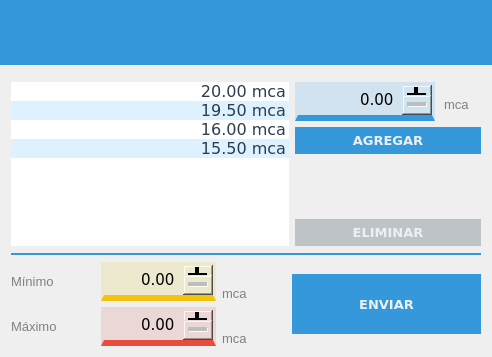
<?xml version="1.0" encoding="UTF-8"?>
<ui version="4.0">
 <class>Alertas</class>
 <widget class="QWidget" name="Alertas">
  <property name="geometry">
   <rect>
    <x>0</x>
    <y>0</y>
    <width>492</width>
    <height>357</height>
   </rect>
  </property>
  <property name="windowTitle">
   <string>Alertas</string>
  </property>
  <property name="styleSheet">
   <string notr="true">QPushButton{
font-size: 10pt;
font-family: &quot;Verdana&quot;;
font-weight: bold;
}

QPushButton:enabled{
	color: #ecf0f1;
	background-color: #3498db;
	padding: 5px;
	border: none;
}

QPushButton:disabled{
	color: #ecf0f1;
	background-color: #bdc3c7;
	padding: 5px;
	border: none;
}

QPushButton:hover{
	padding: 5px;
	color: white;
	background-color: #2980b9;
}


QListWidget{
/*background-color: #5d5d5d;*/
background-color: #3498db;
color: #FFFFFF;
selection-color: #54626e;
selection-background-color: #FFFFFF;
outline: none;
}

QListWidget::item:selected:active{
    background-color: #5bade4;
	color: white;
	border: none;
	outline: none;
}

QListWidget::item:selected:!active{
    background-color: #5bade4;
	color: black;
	border: none;
	outline: none;
}

QListWidget::item:!selected:hover{
	background-color: #F5F5F5;
	/*color: #5bade4;*/
}

QAbstractSpinBox{
	font-family: Verdana;
	font-size: 11pt;
}

QAbstractSpinBox:down-button:disabled{
	image: none;
	width: 0px;
	height: 0px;
	padding: 0px;
}

QAbstractSpinBox:down-button{
	padding-right: 10px;
}

QAbstractSpinBox:down-button:hover{
	image: url(:General/icons/downarrow.png);
	width: 20px;
	height: 20px;
}

QAbstractSpinBox:up-button{
	image: none;
	width: 0px;
	height: 0px;
	padding-right: 12px;
}

QAbstractSpinBox:up-button:hover{
	image: url(:General/icons/uparrow.png);
	width: 20px;
	height: 20px;
}

QScrollBar:vertical {
	border-radius: 100px;
	background: #ecf0f1;
	width: 5px;
	margin: 0px 0 0px 0;
}

QScrollBar::handle:vertical{
	background: #3498db;
	min-height: 20px;
}

QScrollBar::add-line:vertical{
	width: 0;
}

QScrollBar::sub-line:vertical{
	width: 0;
}

QScrollBar::up-arrow:vertical, QScrollBar::down-arrow:vertical{
	border: 2px solid grey;
	width: 3px;
	height: 3px;
	background: white;
}

QScrollBar::add-page:vertical, QScrollBar::sub-page:vertical {
	background: none;
}</string>
  </property>
  <layout class="QVBoxLayout" name="verticalLayout_2">
   <property name="leftMargin">
    <number>0</number>
   </property>
   <property name="topMargin">
    <number>0</number>
   </property>
   <property name="rightMargin">
    <number>0</number>
   </property>
   <property name="bottomMargin">
    <number>0</number>
   </property>
   <item>
    <widget class="QFrame" name="kraken">
     <property name="sizePolicy">
      <sizepolicy hsizetype="Preferred" vsizetype="Fixed">
       <horstretch>0</horstretch>
       <verstretch>0</verstretch>
      </sizepolicy>
     </property>
     <property name="minimumSize">
      <size>
       <width>0</width>
       <height>65</height>
      </size>
     </property>
     <property name="styleSheet">
      <string notr="true">background-color: #3498db;</string>
     </property>
     <property name="frameShape">
      <enum>QFrame::NoFrame</enum>
     </property>
     <property name="frameShadow">
      <enum>QFrame::Raised</enum>
     </property>
     <layout class="QHBoxLayout" name="horizontalLayout_10">
      <property name="spacing">
       <number>0</number>
      </property>
      <property name="leftMargin">
       <number>0</number>
      </property>
      <property name="topMargin">
       <number>0</number>
      </property>
      <property name="rightMargin">
       <number>0</number>
      </property>
      <property name="bottomMargin">
       <number>0</number>
      </property>
      <item>
       <widget class="QLabel" name="logo">
        <property name="styleSheet">
         <string notr="true"/>
        </property>
        <property name="text">
         <string/>
        </property>
        <property name="pixmap">
         <pixmap resource="resources.qrc">:/Varios/icons/logosig2-i.png</pixmap>
        </property>
       </widget>
      </item>
      <item>
       <spacer name="horizontalSpacer_2">
        <property name="orientation">
         <enum>Qt::Horizontal</enum>
        </property>
        <property name="sizeHint" stdset="0">
         <size>
          <width>40</width>
          <height>20</height>
         </size>
        </property>
       </spacer>
      </item>
      <item>
       <layout class="QVBoxLayout" name="verticalLayout_7">
        <property name="spacing">
         <number>0</number>
        </property>
        <item>
         <widget class="QPushButton" name="botonCerrar">
          <property name="sizePolicy">
           <sizepolicy hsizetype="Fixed" vsizetype="Fixed">
            <horstretch>0</horstretch>
            <verstretch>0</verstretch>
           </sizepolicy>
          </property>
          <property name="minimumSize">
           <size>
            <width>50</width>
            <height>50</height>
           </size>
          </property>
          <property name="maximumSize">
           <size>
            <width>50</width>
            <height>50</height>
           </size>
          </property>
          <property name="focusPolicy">
           <enum>Qt::NoFocus</enum>
          </property>
          <property name="styleSheet">
           <string notr="true">:enabled{
	color: black;
	border: none;
	padding: 5px;
}

:disabled{
	color: black;
}

:pressed{
	background-color: black;
}

:hover{
	background-color: #e74c3c;
	border: none;
}</string>
          </property>
          <property name="text">
           <string/>
          </property>
          <property name="icon">
           <iconset resource="resources.qrc">
            <normaloff>:/General/icons/closeicon-d.png</normaloff>:/General/icons/closeicon-d.png</iconset>
          </property>
          <property name="iconSize">
           <size>
            <width>24</width>
            <height>24</height>
           </size>
          </property>
          <property name="flat">
           <bool>false</bool>
          </property>
         </widget>
        </item>
        <item>
         <spacer name="verticalSpacer_7">
          <property name="orientation">
           <enum>Qt::Vertical</enum>
          </property>
          <property name="sizeHint" stdset="0">
           <size>
            <width>20</width>
            <height>10</height>
           </size>
          </property>
         </spacer>
        </item>
       </layout>
      </item>
     </layout>
    </widget>
   </item>
   <item>
    <layout class="QVBoxLayout" name="verticalLayout">
     <property name="leftMargin">
      <number>11</number>
     </property>
     <property name="topMargin">
      <number>11</number>
     </property>
     <property name="rightMargin">
      <number>11</number>
     </property>
     <property name="bottomMargin">
      <number>11</number>
     </property>
     <item>
      <layout class="QHBoxLayout" name="horizontalLayout_5">
       <item>
        <widget class="QListWidget" name="listaCorreos">
         <property name="sizePolicy">
          <sizepolicy hsizetype="MinimumExpanding" vsizetype="Expanding">
           <horstretch>0</horstretch>
           <verstretch>0</verstretch>
          </sizepolicy>
         </property>
         <property name="minimumSize">
          <size>
           <width>270</width>
           <height>146</height>
          </size>
         </property>
         <property name="font">
          <font>
           <family>Verdana</family>
           <pointsize>12</pointsize>
          </font>
         </property>
         <property name="styleSheet">
          <string notr="true">QListWidget{
color: #2c3e50;
selection-color: #ecf0f1;
background-color: #ecf0f1;
selection-background-color: #5bade4;
alternate-background-color: #ddf1ff;
background: white;
border: none;
}

QListWidget:item{
	padding-top: 0.3em;
	padding-bottom: 0.3em;
}</string>
         </property>
         <property name="alternatingRowColors">
          <bool>true</bool>
         </property>
         <item>
          <property name="text">
           <string>20.00 mca</string>
          </property>
          <property name="textAlignment">
           <set>AlignTrailing|AlignVCenter</set>
          </property>
          <property name="icon">
           <iconset resource="resources.qrc">
            <normaloff>:/VentanaConfiguracion/icons/alarma_active.png</normaloff>
            <selectedoff>:/VentanaConfiguracion/icons/alarma.png</selectedoff>:/VentanaConfiguracion/icons/alarma_active.png</iconset>
          </property>
         </item>
         <item>
          <property name="text">
           <string>19.50 mca</string>
          </property>
          <property name="textAlignment">
           <set>AlignTrailing|AlignVCenter</set>
          </property>
          <property name="icon">
           <iconset resource="resources.qrc">
            <normaloff>:/VentanaConfiguracion/icons/alarma_active.png</normaloff>:/VentanaConfiguracion/icons/alarma_active.png</iconset>
          </property>
         </item>
         <item>
          <property name="text">
           <string>16.00 mca</string>
          </property>
          <property name="textAlignment">
           <set>AlignTrailing|AlignVCenter</set>
          </property>
          <property name="icon">
           <iconset resource="resources.qrc">
            <normaloff>:/VentanaConfiguracion/icons/alarma_active.png</normaloff>:/VentanaConfiguracion/icons/alarma_active.png</iconset>
          </property>
         </item>
         <item>
          <property name="text">
           <string>15.50 mca</string>
          </property>
          <property name="textAlignment">
           <set>AlignTrailing|AlignVCenter</set>
          </property>
          <property name="icon">
           <iconset resource="resources.qrc">
            <normaloff>:/VentanaConfiguracion/icons/alarma_active.png</normaloff>:/VentanaConfiguracion/icons/alarma_active.png</iconset>
          </property>
         </item>
        </widget>
       </item>
       <item>
        <layout class="QVBoxLayout" name="verticalLayout_4">
         <item>
          <layout class="QHBoxLayout" name="horizontalLayout">
           <item>
            <widget class="QDoubleSpinBox" name="maximo_2">
             <property name="enabled">
              <bool>true</bool>
             </property>
             <property name="minimumSize">
              <size>
               <width>140</width>
               <height>0</height>
              </size>
             </property>
             <property name="styleSheet">
              <string notr="true">QAbstractSpinBox{
	border-bottom: 6px solid #3498db;
	background-color: #d1e3ee;
	subcontrol-origin: padding;
	subcontrol-position: top right;
	padding: 5px;
	margin-left: 1em;
}

:up-button{
	image: url(:General/icons/uparrow-a.png);
	width: 20px;
	height: 20px;
	padding-right: 10px;
}

:up-button:hover{
	image: url(:General/icons/uparrow.png);
	width: 20px;
	height: 20px;
	padding-right: 10px;
}

:down-button{
	image: url(:General/icons/downarrow-a.png);
	width: 20px;
	height: 20px;
	padding-right: 10px;
}

:down-button:hover{
	image: url(:General/icons/downarrow.png);
	width: 20px;
	height: 20px;
	padding-right: 10px;
}</string>
             </property>
             <property name="frame">
              <bool>false</bool>
             </property>
             <property name="alignment">
              <set>Qt::AlignRight|Qt::AlignTrailing|Qt::AlignVCenter</set>
             </property>
             <property name="buttonSymbols">
              <enum>QAbstractSpinBox::PlusMinus</enum>
             </property>
            </widget>
           </item>
           <item>
            <widget class="QLabel" name="labelUnidades3">
             <property name="minimumSize">
              <size>
               <width>40</width>
               <height>0</height>
              </size>
             </property>
             <property name="maximumSize">
              <size>
               <width>36</width>
               <height>16777215</height>
              </size>
             </property>
             <property name="styleSheet">
              <string notr="true">QLabel{
	color: gray;
	font-family: &quot;Verdana&quot;;
	font-size: 10pt;
	margin-top: 6px;
}</string>
             </property>
             <property name="text">
              <string>mca</string>
             </property>
             <property name="alignment">
              <set>Qt::AlignLeading|Qt::AlignLeft|Qt::AlignVCenter</set>
             </property>
            </widget>
           </item>
          </layout>
         </item>
         <item>
          <widget class="QPushButton" name="botonAgregar">
           <property name="enabled">
            <bool>true</bool>
           </property>
           <property name="minimumSize">
            <size>
             <width>115</width>
             <height>0</height>
            </size>
           </property>
           <property name="font">
            <font>
             <family>Verdana</family>
             <pointsize>10</pointsize>
             <weight>75</weight>
             <bold>true</bold>
            </font>
           </property>
           <property name="styleSheet">
            <string notr="true">margin-right: 2.4em;
margin-left: 1em;</string>
           </property>
           <property name="text">
            <string>AGREGAR</string>
           </property>
           <property name="autoDefault">
            <bool>true</bool>
           </property>
           <property name="default">
            <bool>true</bool>
           </property>
          </widget>
         </item>
         <item>
          <spacer name="verticalSpacer">
           <property name="orientation">
            <enum>Qt::Vertical</enum>
           </property>
           <property name="sizeHint" stdset="0">
            <size>
             <width>20</width>
             <height>40</height>
            </size>
           </property>
          </spacer>
         </item>
         <item>
          <widget class="QPushButton" name="botonEliminar">
           <property name="enabled">
            <bool>false</bool>
           </property>
           <property name="minimumSize">
            <size>
             <width>115</width>
             <height>0</height>
            </size>
           </property>
           <property name="font">
            <font>
             <family>Verdana</family>
             <pointsize>10</pointsize>
             <weight>75</weight>
             <bold>true</bold>
            </font>
           </property>
           <property name="styleSheet">
            <string notr="true">margin-right: 2.4em;
margin-left: 1em;</string>
           </property>
           <property name="text">
            <string>ELIMINAR</string>
           </property>
          </widget>
         </item>
        </layout>
       </item>
      </layout>
     </item>
     <item>
      <widget class="Line" name="line">
       <property name="minimumSize">
        <size>
         <width>0</width>
         <height>4</height>
        </size>
       </property>
       <property name="styleSheet">
        <string notr="true">color: #3498db;</string>
       </property>
       <property name="frameShadow">
        <enum>QFrame::Plain</enum>
       </property>
       <property name="lineWidth">
        <number>2</number>
       </property>
       <property name="orientation">
        <enum>Qt::Horizontal</enum>
       </property>
      </widget>
     </item>
     <item>
      <layout class="QHBoxLayout" name="horizontalLayout_4">
       <item>
        <layout class="QVBoxLayout" name="verticalLayout_3">
         <item>
          <layout class="QHBoxLayout" name="horizontalLayout_2">
           <item>
            <widget class="QLabel" name="label_2">
             <property name="styleSheet">
              <string notr="true">QLabel{
	color: gray;
	font-family: &quot;Verdana&quot;;
	font-size: 10pt;
}</string>
             </property>
             <property name="text">
              <string>Mínimo</string>
             </property>
            </widget>
           </item>
           <item>
            <spacer name="horizontalSpacer_3">
             <property name="orientation">
              <enum>Qt::Horizontal</enum>
             </property>
             <property name="sizeHint" stdset="0">
              <size>
               <width>40</width>
               <height>20</height>
              </size>
             </property>
            </spacer>
           </item>
           <item>
            <widget class="QDoubleSpinBox" name="minimo">
             <property name="enabled">
              <bool>true</bool>
             </property>
             <property name="styleSheet">
              <string notr="true">QAbstractSpinBox{
	border-bottom: 6px solid #f1c40f;
	background-color: #ede9cf;
	subcontrol-origin: padding;
	subcontrol-position: top right;
	padding:5px;
}

:up-button:enabled{
	image: url(:General/icons/uparrow-y.png);
	width: 20px;
	height: 20px;
	padding-right: 10px;
}

:up-button:hover{
	image: url(:General/icons/uparrow.png);
	width: 20px;
	height: 20px;
	padding-right: 10px;
}

:down-button:enabled{
	image: url(:General/icons/downarrow-y.png);
	width: 20px;
	height: 20px;
	padding-right: 10px;
}

:down-button:hover{
	image: url(:General/icons/downarrow.png);
	width: 20px;
	height: 20px;
	padding-right: 10px;
}</string>
             </property>
             <property name="frame">
              <bool>false</bool>
             </property>
             <property name="alignment">
              <set>Qt::AlignRight|Qt::AlignTrailing|Qt::AlignVCenter</set>
             </property>
             <property name="buttonSymbols">
              <enum>QAbstractSpinBox::PlusMinus</enum>
             </property>
             <property name="maximum">
              <double>9999.989999999999782</double>
             </property>
            </widget>
           </item>
           <item>
            <widget class="QLabel" name="labelUnidades1">
             <property name="styleSheet">
              <string notr="true">QLabel{
	color: gray;
	font-family: &quot;Verdana&quot;;
	font-size: 10pt;
}</string>
             </property>
             <property name="text">
              <string>mca</string>
             </property>
             <property name="alignment">
              <set>Qt::AlignBottom|Qt::AlignLeading|Qt::AlignLeft</set>
             </property>
            </widget>
           </item>
          </layout>
         </item>
         <item>
          <layout class="QHBoxLayout" name="horizontalLayout_3">
           <item>
            <widget class="QLabel" name="label_3">
             <property name="styleSheet">
              <string notr="true">QLabel{
	color: gray;
	font-family: &quot;Verdana&quot;;
	font-size: 10pt;
}</string>
             </property>
             <property name="text">
              <string>Máximo</string>
             </property>
            </widget>
           </item>
           <item>
            <spacer name="horizontalSpacer_4">
             <property name="orientation">
              <enum>Qt::Horizontal</enum>
             </property>
             <property name="sizeHint" stdset="0">
              <size>
               <width>40</width>
               <height>20</height>
              </size>
             </property>
            </spacer>
           </item>
           <item>
            <widget class="QDoubleSpinBox" name="maximo">
             <property name="enabled">
              <bool>true</bool>
             </property>
             <property name="styleSheet">
              <string notr="true">QAbstractSpinBox{
	border-bottom: 6px solid #e74c3c;
	background-color: #ebd8d6;
	subcontrol-origin: padding;
	subcontrol-position: top right;
	padding: 5px;
}

:up-button:enabled{
	image: url(:General/icons/uparrow-r.png);
	width: 20px;
	height: 20px;
	padding-right: 10px;
}

:up-button:hover{
	image: url(:General/icons/uparrow.png);
	width: 20px;
	height: 20px;
	padding-right: 10px;
}

:down-button:enabled{
	image: url(:General/icons/downarrow-r.png);
	width: 20px;
	height: 20px;
	padding-right: 10px;
}

:down-button:hover{
	image: url(:General/icons/downarrow.png);
	width: 20px;
	height: 20px;
	padding-right: 10px;
}</string>
             </property>
             <property name="frame">
              <bool>false</bool>
             </property>
             <property name="alignment">
              <set>Qt::AlignRight|Qt::AlignTrailing|Qt::AlignVCenter</set>
             </property>
             <property name="buttonSymbols">
              <enum>QAbstractSpinBox::PlusMinus</enum>
             </property>
             <property name="maximum">
              <double>9999.989999999999782</double>
             </property>
            </widget>
           </item>
           <item>
            <widget class="QLabel" name="labelUnidades2">
             <property name="styleSheet">
              <string notr="true">QLabel{
	color: gray;
	font-family: &quot;Verdana&quot;;
	font-size: 10pt;
}</string>
             </property>
             <property name="text">
              <string>mca</string>
             </property>
             <property name="alignment">
              <set>Qt::AlignBottom|Qt::AlignLeading|Qt::AlignLeft</set>
             </property>
            </widget>
           </item>
          </layout>
         </item>
        </layout>
       </item>
       <item>
        <spacer name="horizontalSpacer_5">
         <property name="orientation">
          <enum>Qt::Horizontal</enum>
         </property>
         <property name="sizeHint" stdset="0">
          <size>
           <width>40</width>
           <height>20</height>
          </size>
         </property>
        </spacer>
       </item>
       <item>
        <widget class="QPushButton" name="botonEnviar">
         <property name="minimumSize">
          <size>
           <width>189</width>
           <height>60</height>
          </size>
         </property>
         <property name="font">
          <font>
           <family>Verdana</family>
           <pointsize>10</pointsize>
           <weight>75</weight>
           <bold>true</bold>
          </font>
         </property>
         <property name="styleSheet">
          <string notr="true">margin-right: 2.4em;
margin-left: 1em;</string>
         </property>
         <property name="text">
          <string>ENVIAR</string>
         </property>
        </widget>
       </item>
      </layout>
     </item>
    </layout>
   </item>
  </layout>
 </widget>
 <resources>
  <include location="resources.qrc"/>
 </resources>
 <connections/>
</ui>
